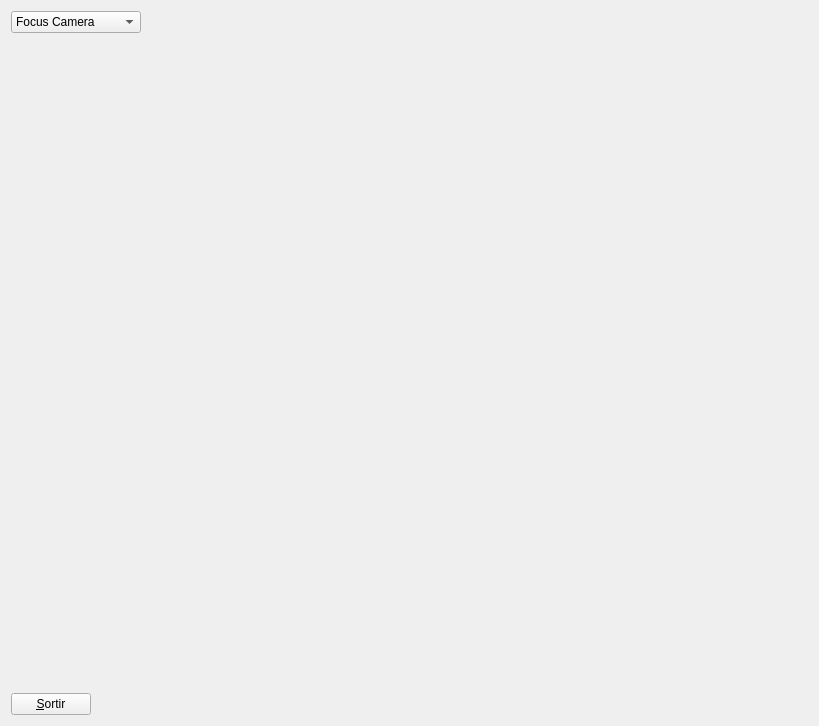
<?xml version="1.0" encoding="UTF-8"?>
<ui version="4.0">
 <class>MyForm</class>
 <widget class="QWidget" name="MyForm">
  <property name="geometry">
   <rect>
    <x>0</x>
    <y>0</y>
    <width>819</width>
    <height>726</height>
   </rect>
  </property>
  <property name="windowTitle">
   <string>IDI-Lab</string>
  </property>
  <layout class="QHBoxLayout" name="horizontalLayout">
   <item>
    <layout class="QVBoxLayout" name="verticalLayout_2">
     <item>
      <widget class="QComboBox" name="comboBox">
       <property name="minimumSize">
        <size>
         <width>130</width>
         <height>0</height>
        </size>
       </property>
       <item>
        <property name="text">
         <string>Focus Camera</string>
        </property>
       </item>
       <item>
        <property name="text">
         <string>Focus Patricio</string>
        </property>
       </item>
       <item>
        <property name="text">
         <string>Focus Arbre</string>
        </property>
       </item>
      </widget>
     </item>
     <item>
      <spacer name="verticalSpacer_2">
       <property name="orientation">
        <enum>Qt::Vertical</enum>
       </property>
       <property name="sizeHint" stdset="0">
        <size>
         <width>20</width>
         <height>238</height>
        </size>
       </property>
      </spacer>
     </item>
     <item>
      <widget class="QPushButton" name="pushButton">
       <property name="sizePolicy">
        <sizepolicy hsizetype="Fixed" vsizetype="Fixed">
         <horstretch>0</horstretch>
         <verstretch>0</verstretch>
        </sizepolicy>
       </property>
       <property name="text">
        <string>&amp;Sortir</string>
       </property>
      </widget>
     </item>
    </layout>
   </item>
   <item>
    <layout class="QVBoxLayout" name="verticalLayout">
     <item>
      <widget class="MyGLWidget" name="widget" native="true">
       <property name="sizePolicy">
        <sizepolicy hsizetype="Expanding" vsizetype="Expanding">
         <horstretch>0</horstretch>
         <verstretch>0</verstretch>
        </sizepolicy>
       </property>
       <property name="minimumSize">
        <size>
         <width>130</width>
         <height>0</height>
        </size>
       </property>
      </widget>
     </item>
    </layout>
   </item>
  </layout>
 </widget>
 <customwidgets>
  <customwidget>
   <class>MyGLWidget</class>
   <extends>QWidget</extends>
   <header>MyGLWidget.h</header>
   <container>1</container>
   <slots>
    <signal>enviaFocus(int)</signal>
    <slot>actualitzaFocus(int)</slot>
   </slots>
  </customwidget>
 </customwidgets>
 <resources/>
 <connections>
  <connection>
   <sender>pushButton</sender>
   <signal>clicked()</signal>
   <receiver>MyForm</receiver>
   <slot>close()</slot>
   <hints>
    <hint type="sourcelabel">
     <x>90</x>
     <y>718</y>
    </hint>
    <hint type="destinationlabel">
     <x>839</x>
     <y>529</y>
    </hint>
   </hints>
  </connection>
  <connection>
   <sender>comboBox</sender>
   <signal>currentIndexChanged(int)</signal>
   <receiver>widget</receiver>
   <slot>actualitzaFocus(int)</slot>
   <hints>
    <hint type="sourcelabel">
     <x>130</x>
     <y>17</y>
    </hint>
    <hint type="destinationlabel">
     <x>188</x>
     <y>22</y>
    </hint>
   </hints>
  </connection>
  <connection>
   <sender>widget</sender>
   <signal>enviaFocus(int)</signal>
   <receiver>comboBox</receiver>
   <slot>setCurrentIndex(int)</slot>
   <hints>
    <hint type="sourcelabel">
     <x>161</x>
     <y>99</y>
    </hint>
    <hint type="destinationlabel">
     <x>57</x>
     <y>13</y>
    </hint>
   </hints>
  </connection>
 </connections>
</ui>
